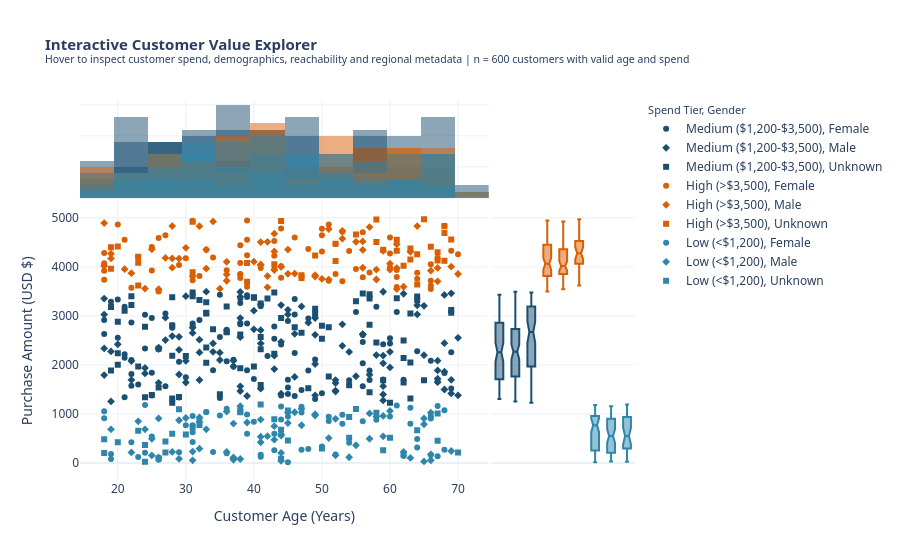

The cell this chart's notebook holds for it:
### Markdown cell above
---

## 21. `[A6]` Interactive Customer Exploration (`plotly`)

To empower self-service exploration by executive stakeholders and analysts, we provide an interactive Plotly scatter explorer mapping customer age, transaction amount, spend tiers, gender, and regional geography, supported by marginal histograms and box plots.

### Code cell
import matplotlib.pyplot as plt

from src.features import load_enriched_customers
from src.visualization import plot_a6_interactive_customer_explorer

df_enriched_v2 = load_enriched_customers("v2")
fig_plotly, fig_static = plot_a6_interactive_customer_explorer(df_enriched_v2, save_html=True, save_png=True)
fig_plotly.show()
plt.show()
plt.close(fig_static)
